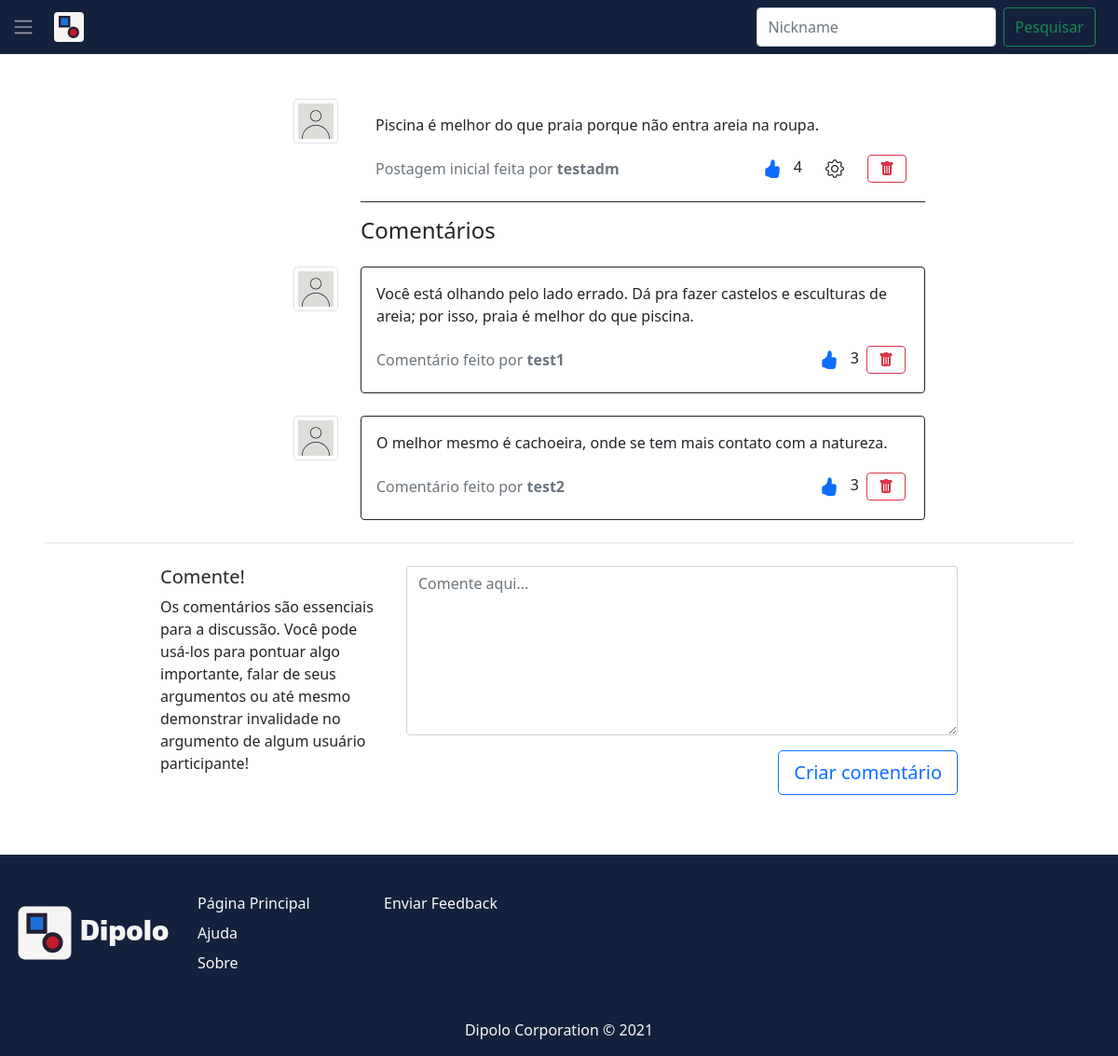
The page /postagem.php?cod_postagem=1 (signed in) on the database its author committed.
### tables this page shows
CREATE TABLE postagens (
 cod_postagem int NOT NULL AUTO_INCREMENT,
 texto_post varchar(350) NOT NULL,
 cod_usuario int NOT NULL,
 primary key(cod_postagem),
 foreign key (cod_usuario) references usuarios (cod_usuario)
);

CREATE TABLE usuarios (
 cod_usuario int NOT NULL AUTO_INCREMENT, 
 nickname varchar(10) NOT NULL,
 nome varchar(100) NOT NULL,
 datanasc date NOT NULL,
 email varchar(35) NOT NULL,
 senha varchar(255) NOT NULL,
 adm boolean NOT NULL,
 caminho_img varchar(256),
 primary key(cod_usuario)
);

CREATE TABLE comentarios (
 cod_comentario int NOT NULL AUTO_INCREMENT,
 texto_coment varchar(350) NOT NULL,
 cod_usuario int NOT NULL,
 cod_postagem int NOT NULL,
 primary key(cod_comentario),
 foreign key (cod_usuario) references usuarios (cod_usuario),
 foreign key (cod_postagem) references postagens (cod_postagem)
);

### src/existe.php (called while the page is built, shortened)
<?php
function postagem_existe($cod_postagem, $mysqli)
{
    $sql_postagens = "SELECT * FROM postagens WHERE cod_postagem = $cod_postagem";
    $resposta_postagens = mysqli_query($mysqli, $sql_postagens);
    $linhas_postagens = mysqli_num_rows($resposta_postagens);
    if ($linhas_postagens == 1) {
        return true;
    } else {
        return false;
    }
}

### src/return_postagem.php (called while the page is built)
<?php
function return_postagem($cod_postagem)
{
    include "conecta_mysql.php";
    $sql_postagens = "SELECT * FROM postagens WHERE cod_postagem = $cod_postagem";
    $resposta_postagens = mysqli_query($mysqli, $sql_postagens);
    $postagem = mysqli_fetch_array($resposta_postagens);
    return $postagem;
}

### src/return_usuario.php (called while the page is built)
<?php
function return_usuario($cod_usuario)
{
    include "conecta_mysql.php";
    if ($cod_usuario == null) {
        $cod_usuario = $_SESSION["cod_usuario"];
        $cod_usuario = htmlspecialchars($cod_usuario);
    }
    $sql = "SELECT * FROM usuarios WHERE cod_usuario = $cod_usuario;";
    $resposta = mysqli_query($mysqli, $sql);
    $usuario = mysqli_fetch_array($resposta);
    if ($usuario["caminho_img"] == null) {
        $usuario["caminho_img"] = "../imagens/no-image.svg";
    }
    return $usuario;
}

### src/autentica.php (called while the page is built, shortened)
<?php
    if(isset($_SESSION["nickname"])){
        $nickname = $_SESSION["nickname"];
    }
    if(isset($_SESSION["senha"])){
        $senha = $_SESSION["senha"];
    }
    if(empty($nickname) OR empty($senha)){
        $_SESSION["fez_login"] = false;
    }
    else{
        include "conecta_mysql.php";
        $sql = "SELECT * FROM usuarios WHERE nickname = '$nickname';";
        $resposta = mysqli_query($mysqli, $sql);
    }

### src/verificar_curtida.php (called while the page is built)
<?php
function usuario_curtiu_postagem($cod_postagem, $cod_usuario)
{
    include "conecta_mysql.php";
    $sql = "SELECT * FROM curtidas_postagens WHERE cod_postagem = $cod_postagem AND cod_usuario = $cod_usuario;";
    $resposta = mysqli_query($mysqli, $sql);
    $curtida = mysqli_num_rows($resposta);
    if ($curtida == 1) {
        return true;
    } else {
        return false;
    }
}
function return_curtidas($cod_postagem)
{
    include "conecta_mysql.php";
    $sql = "SELECT * FROM curtidas_postagens WHERE cod_postagem = $cod_postagem;";
    $resposta = mysqli_query($mysqli, $sql);
    $curtidas = mysqli_num_rows($resposta);
    return $curtidas;
}
function usuario_curtiu_comentario($cod_comentario, $cod_usuario)
{
    include "conecta_mysql.php";
    $sql = "SELECT * FROM curtidas_comentarios WHERE cod_comentario = $cod_comentario AND cod_usuario = $cod_usuario";
    $resposta = mysqli_query($mysqli, $sql);
    $curtida = mysqli_num_rows($resposta);
    if ($curtida == 1) {
        return true;
    } else {
        return false;
    }
}
function return_curtidas_comentario($cod_comentario)
{
    include "conecta_mysql.php";
    $sql = "SELECT * FROM curtidas_comentarios WHERE cod_comentario = $cod_comentario";
    $resposta = mysqli_query($mysqli, $sql);
    $curtidas = mysqli_num_rows($resposta);
    return $curtidas;
}

### src/postagem.php (the view, shortened to what this page needs)
<?php include "autentica.php"; ?>
<?php include "conecta_mysql.php"; ?>
<?php
include "return_postagem.php";
$postagem = return_postagem($_GET['cod_postagem']);
include "return_usuario.php";
$usuario_postagem = return_usuario($postagem['cod_usuario']);
?>
<?php include "verificar_curtida.php"; ?>
<?php include "existe.php"; ?>
<html>
<head>
    <link href="css/main.css" rel="stylesheet">
    <link href="https://cdn.jsdelivr.net/npm/bootstrap@5.1.3/dist/css/bootstrap.min.css" rel="stylesheet">
    <link rel="stylesheet" href="https://cdn.jsdelivr.net/npm/bootstrap-icons@1.7.2/font/bootstrap-icons.css">
</head>
<body class="d-flex flex-column min-vh-100">
    <?php
    include 'navbar.php';
    ?>
    <div class="container-flex p-5">
        <div class="container-flex">
            <?php if (postagem_existe($_GET['cod_postagem'], $mysqli)) : ?>
                <div class="row justify-content-center px-4 align-items-bottom">
                    <div class="col-2 ps-5">
                        <div class="ps-5">
                            <div class="ps-4">
                                <div class="w-100 text-center">
                                    <img src="<?php echo $usuario_postagem["caminho_img"] ?>" class="img-thumbnail w-100" alt="Foto de perfil">
                                </div>
                            </div>
                        </div>
                    </div>
                    <div class="col-7">
                        <div class="row mx-0">
                            <div class="p-3 border-bottom border-dark">
                                <div class="row me-0">
                                    <p class="pe-0 text-break">
                                        <?php echo $postagem["texto_post"]; ?>
                                    </p>
                                </div>
                                <div class="row me-0 align-items-center">
                                    <div class="col-auto me-auto">
                                        <p class="mb-0 text-muted fw-light">Postagem inicial feita por <a href="timeline.php?nickname=<?php echo $usuario_postagem["nickname"] ?>" class="fw-bold text-decoration-none text-muted"><?php echo $usuario_postagem["nickname"]; ?></a></p>
                                    </div>
                                    <div class="col-auto px-1">
                                        <a href="curtidas_postagens.php?cod_postagem=<?php echo $_GET["cod_postagem"]; ?>" class="btn btn-lg px-2" aria-label="Curtir postagem">
                                            <?php if (usuario_curtiu_postagem($postagem["cod_postagem"], $_SESSION["cod_usuario"])) : ?>
                                                <i class="bi bi-hand-thumbs-up-fill text-primary"></i>
                                            <?php else : ?>
                                                <i class="bi bi-hand-thumbs-up"></i>
                                            <?php endif; ?>
                                        </a>
                                        <span><?php echo return_curtidas($postagem["cod_postagem"]); ?></span>
                                    </div>
                                    <?php if ($usuario_postagem["nickname"] == $_SESSION["nickname"]) : ?>
                                        <div class="col-auto px-1">
                                            <button class="btn btn-lg" type="button" data-bs-toggle="modal" data-bs-target="#editar<?php echo $postagem['cod_postagem'] ?>Modal">
                                                <i class="bi bi-gear" aria-label="Editar postagem"></i>
                                            </button>
                                        </div>
                                    <?php endif; ?>
                                    <?php if ($usuario_postagem["nickname"] == $_SESSION["nickname"] || $usuario["adm"]) : ?>
                                        <div class="col-auto px-1">
                                            <button type="button" class="btn btn-outline-danger" data-bs-toggle="modal" data-bs-target="#excluirPostagem<?php echo $postagem['cod_postagem']; ?>Modal" aria-label="Excluir postagem">
                                                <i class="bi bi-trash-fill"></i>
                                            </button>
                                        </div>
                                    <?php endif; ?>
                                </div>
                            </div>
                        </div>
                    </div>
                </div>
                <div class="row justify-content-center px-4 align-items-bottom mt-3">
                    <div class="col-2"></div>
                    <div class="col-7">
                        <h4 class="mb-4">Comentários</h4>
                    </div>
                </div>
                <?php
                include "listar.php";
                listar_comentarios($postagem["cod_postagem"]);
                ?>
                <div class="row justify-content-center px-4 align-items-bottom mt-3 border-top mx-auto pt-4">
                    <div class="col-3">
                        <h5>Comente!</h5>
                        <p>
                            Os comentários são essenciais para a discussão.
                            Você pode usá-los para pontuar algo importante,
                            falar de seus argumentos ou até mesmo demonstrar invalidade
                            no argumento de algum usuário participante!
                        </p>
                    </div>
                    <div class="col-7">
                        <form action="recebe_comentario.php" method="POST">
                            <textarea class="form-control mb-3" name="texto_coment" rows="7" maxlength="750" placeholder="Comente aqui..." required></textarea>
                            <div class="row justify-content-end">
                                <div class="col-auto">
                                    <button type="submit" class="btn btn-outline-primary btn-lg">
                                        Criar comentário
                                    </button>
                                </div>
                            </div>
                        </form>
                    </div>
                </div>
            <?php else : ?>
                <p>Essa postagem não existe.</p>
            <?php endif; ?>
        </div>
    </div>
</body>
</html>

### src/listar.php (shortened to what this page needs)
<?php
function listar_comentarios($cod_postagem)
{
    include "conecta_mysql.php";
    include_once "return_usuario.php";
    include_once "return_postagem.php";
    include_once "verificar_curtida.php";
    $usuario = return_usuario(null);
    $sql_comentarios = "SELECT * FROM comentarios WHERE cod_postagem = $cod_postagem";
    $resposta_comentarios = mysqli_query($mysqli, $sql_comentarios);
    $linhas_comentarios = mysqli_num_rows($resposta_comentarios);
    if ($linhas_comentarios == 0) {
        echo "
        <div class=\"row justify-content-center px-4 align-items-bottom my-3\">
            <div class=\"col-2\"></div>
            <div class=\"col-7\">
                <p class=\"mb-4\">Ainda não há comentários nessa postagem.</p>
            </div>
        </div>
        ";
    } else {
        for ($i = 0; $i < $linhas_comentarios; $i++) {
            $comentario = mysqli_fetch_array($resposta_comentarios);
            $usuario_comentario = return_usuario($comentario["cod_usuario"]);
            include "comentario.php";
        }
    }
}

### src/comentario.php (shortened to what this page needs)
<div class="row justify-content-center px-4 align-items-bottom mb-4">
    <div class="col-2 ps-5">
        <div class="ps-5">
            <div class="ps-4">
                <div class="w-100 text-center">
                    <img src="<?php echo $usuario_comentario["caminho_img"] ?>" class="img-thumbnail w-100" alt="Foto de perfil">
                </div>
            </div>
        </div>
    </div>
    <div class="col-7">
        <div class="row mx-0">
            <div class="p-3 border border-dark rounded">
                <div class="row me-0">
                    <p class="pe-0 text-break">
                        <?php echo $comentario["texto_coment"]; ?>
                    </p>
                </div>
                <div class="row me-0 align-items-center">
                    <div class="col-auto me-auto">
                        <p class="mb-0 text-muted fw-light">
                            Comentário feito por
                            <a href="timeline.php?nickname=<?php echo $usuario_comentario["nickname"] ?>" class="fw-bold text-decoration-none text-muted">
                                <?php echo $usuario_comentario["nickname"]; ?>
                            </a>
                        </p>
                    </div>
                    <div class="col-auto px-1">
                        <a href="curtidas_comentarios.php?cod_comentario=<?php echo $comentario["cod_comentario"]; ?>" class="btn btn-lg px-2" aria-label="Curtir comentario">
                            <?php if (usuario_curtiu_comentario($comentario["cod_comentario"], $_SESSION["cod_usuario"])) : ?>
                                <i class="bi bi-hand-thumbs-up-fill text-primary"></i>
                            <?php else : ?>
                                <i class="bi bi-hand-thumbs-up"></i>
                            <?php endif; ?>
                        </a>
                        <span><?php echo return_curtidas_comentario($comentario["cod_comentario"]); ?></span>
                    </div>
                    <?php if ($usuario_comentario["nickname"] == $_SESSION["nickname"] || $usuario["adm"]) : ?>
                        <div class="col-auto px-1">
                            <button type="button" class="btn btn-outline-danger" data-bs-toggle="modal" data-bs-target="#excluirComentario<?php echo $comentario['cod_comentario']; ?>Modal">
                                <i class="bi bi-trash-fill" aria-label="Excluir comentário"></i>
                            </button>
                        </div>
                    <?php endif; ?>
                </div>
            </div>
        </div>
    </div>
</div>

### src/css/main.css (style rules this page uses)
.bg-azul { background-color: #14213d !important; }

### rows shown on the page
postagens: texto_post "Piscina é melhor do que praia porque não entra areia na roupa."
usuarios: nickname "testadm"
comentarios: texto_coment "Você está olhando pelo lado errado. Dá pra fazer castelos e esculturas de areia; por isso, praia é melhor do que piscina.", cod_usuario.nickname "test1", cod_comentario "3"
comentarios: texto_coment "O melhor mesmo é cachoeira, onde se tem mais contato com a natureza.", cod_usuario.nickname "test2", cod_comentario "3"

### other values the page prints
return_curtidas($postagem["cod_postagem"]) "4"
